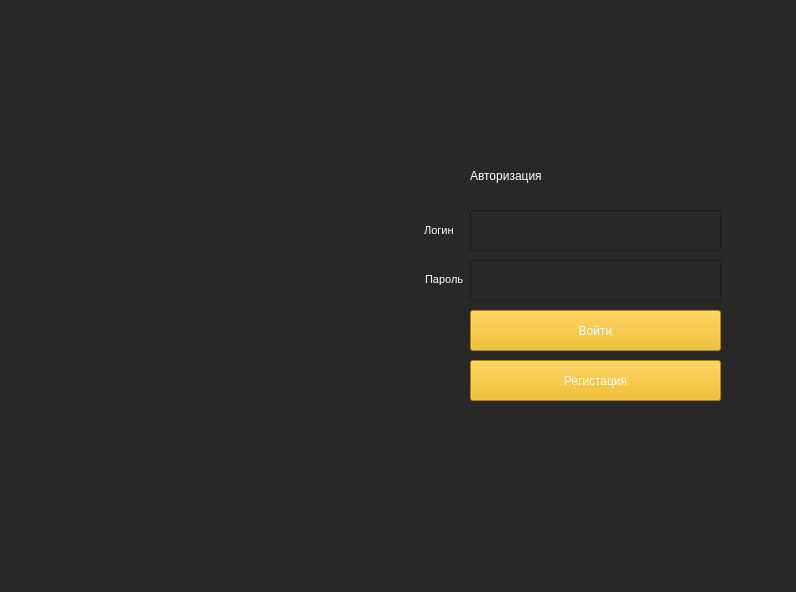
<?xml version="1.0" encoding="UTF-8"?>
<ui version="4.0">
 <class>MainWindow</class>
 <widget class="QMainWindow" name="MainWindow">
  <property name="geometry">
   <rect>
    <x>0</x>
    <y>0</y>
    <width>796</width>
    <height>592</height>
   </rect>
  </property>
  <property name="sizePolicy">
   <sizepolicy hsizetype="Fixed" vsizetype="Fixed">
    <horstretch>0</horstretch>
    <verstretch>0</verstretch>
   </sizepolicy>
  </property>
  <property name="windowTitle">
   <string>EzLearn - Учите и Запоминайте</string>
  </property>
  <property name="styleSheet">
   <string notr="true">background-color: rgb(40, 40, 40);</string>
  </property>
  <widget class="QWidget" name="centralwidget">
   <widget class="QLineEdit" name="ledit_login">
    <property name="geometry">
     <rect>
      <x>470</x>
      <y>210</y>
      <width>251</width>
      <height>41</height>
     </rect>
    </property>
    <property name="whatsThis">
     <string>&lt;html&gt;&lt;head/&gt;&lt;body&gt;&lt;p&gt;&lt;br/&gt;&lt;/p&gt;&lt;/body&gt;&lt;/html&gt;</string>
    </property>
    <property name="styleSheet">
     <string notr="true">font: 10pt &quot;MS Shell Dlg 2&quot;;
color: rgb(255, 255, 255)
</string>
    </property>
    <property name="inputMask">
     <string/>
    </property>
    <property name="text">
     <string/>
    </property>
    <property name="clearButtonEnabled">
     <bool>false</bool>
    </property>
   </widget>
   <widget class="QLineEdit" name="ledit_pswd">
    <property name="geometry">
     <rect>
      <x>470</x>
      <y>260</y>
      <width>251</width>
      <height>41</height>
     </rect>
    </property>
    <property name="styleSheet">
     <string notr="true">font: 10pt &quot;MS Shell Dlg 2&quot;;
color: rgb(255, 255, 255)</string>
    </property>
    <property name="text">
     <string/>
    </property>
    <property name="echoMode">
     <enum>QLineEdit::Password</enum>
    </property>
   </widget>
   <widget class="QPushButton" name="btn_login">
    <property name="geometry">
     <rect>
      <x>470</x>
      <y>310</y>
      <width>251</width>
      <height>41</height>
     </rect>
    </property>
    <property name="styleSheet">
     <string notr="true">background-color: rgb(242, 180, 0);
font: 10pt &quot;MS Shell Dlg 2&quot;;
color: rgb(255, 255, 255);</string>
    </property>
    <property name="text">
     <string>Войти</string>
    </property>
   </widget>
   <widget class="QPushButton" name="btn_sign_up">
    <property name="geometry">
     <rect>
      <x>470</x>
      <y>360</y>
      <width>251</width>
      <height>41</height>
     </rect>
    </property>
    <property name="styleSheet">
     <string notr="true">background-color: rgb(242, 180, 0);
font: 10pt &quot;MS Shell Dlg 2&quot;;
color: rgb(255, 255, 255)</string>
    </property>
    <property name="text">
     <string>Регистация</string>
    </property>
   </widget>
   <widget class="QLabel" name="lbl_logo">
    <property name="geometry">
     <rect>
      <x>70</x>
      <y>240</y>
      <width>311</width>
      <height>81</height>
     </rect>
    </property>
    <property name="text">
     <string/>
    </property>
    <property name="pixmap">
     <pixmap>../NotCode/Logo.png</pixmap>
    </property>
   </widget>
   <widget class="QLabel" name="lbl_auth">
    <property name="geometry">
     <rect>
      <x>470</x>
      <y>160</y>
      <width>151</width>
      <height>31</height>
     </rect>
    </property>
    <property name="styleSheet">
     <string notr="true">font: 14pt &quot;MS Shell Dlg 2&quot;;
color: rgb(255, 255, 255)

</string>
    </property>
    <property name="text">
     <string>Авторизация</string>
    </property>
   </widget>
   <widget class="QLabel" name="lbl_user">
    <property name="geometry">
     <rect>
      <x>730</x>
      <y>230</y>
      <width>40</width>
      <height>40</height>
     </rect>
    </property>
    <property name="text">
     <string/>
    </property>
    <property name="pixmap">
     <pixmap>../NotCode/User.png</pixmap>
    </property>
   </widget>
   <widget class="QLabel" name="lbl_pswd">
    <property name="geometry">
     <rect>
      <x>425</x>
      <y>264</y>
      <width>41</width>
      <height>31</height>
     </rect>
    </property>
    <property name="font">
     <font>
      <family>MS Shell Dlg 2</family>
      <pointsize>8</pointsize>
      <weight>50</weight>
      <italic>false</italic>
      <bold>false</bold>
     </font>
    </property>
    <property name="styleSheet">
     <string notr="true">font: 8pt &quot;MS Shell Dlg 2&quot;;
color: rgb(255, 255, 255)

</string>
    </property>
    <property name="text">
     <string>Пароль</string>
    </property>
   </widget>
   <widget class="QLabel" name="lbl_login">
    <property name="geometry">
     <rect>
      <x>421</x>
      <y>215</y>
      <width>41</width>
      <height>31</height>
     </rect>
    </property>
    <property name="font">
     <font>
      <family>MS Shell Dlg 2</family>
      <pointsize>8</pointsize>
      <weight>50</weight>
      <italic>false</italic>
      <bold>false</bold>
     </font>
    </property>
    <property name="styleSheet">
     <string notr="true">font: 8pt &quot;MS Shell Dlg 2&quot;;
color: rgb(255, 255, 255)

</string>
    </property>
    <property name="text">
     <string> Логин</string>
    </property>
   </widget>
  </widget>
  <widget class="QMenuBar" name="menubar">
   <property name="geometry">
    <rect>
     <x>0</x>
     <y>0</y>
     <width>796</width>
     <height>21</height>
    </rect>
   </property>
   <property name="styleSheet">
    <string notr="true">color: rgb(255, 255, 255)</string>
   </property>
  </widget>
  <widget class="QStatusBar" name="statusbar">
   <property name="styleSheet">
    <string notr="true">color: rgb(255, 0, 0)
</string>
   </property>
  </widget>
  <action name="action1_8">
   <property name="text">
    <string>1) Длина пароля не менее 8 символов</string>
   </property>
  </action>
  <action name="action_login">
   <property name="text">
    <string>Логин</string>
   </property>
  </action>
  <action name="action_pswd">
   <property name="text">
    <string>Пароль</string>
   </property>
  </action>
 </widget>
 <resources/>
 <connections/>
</ui>
